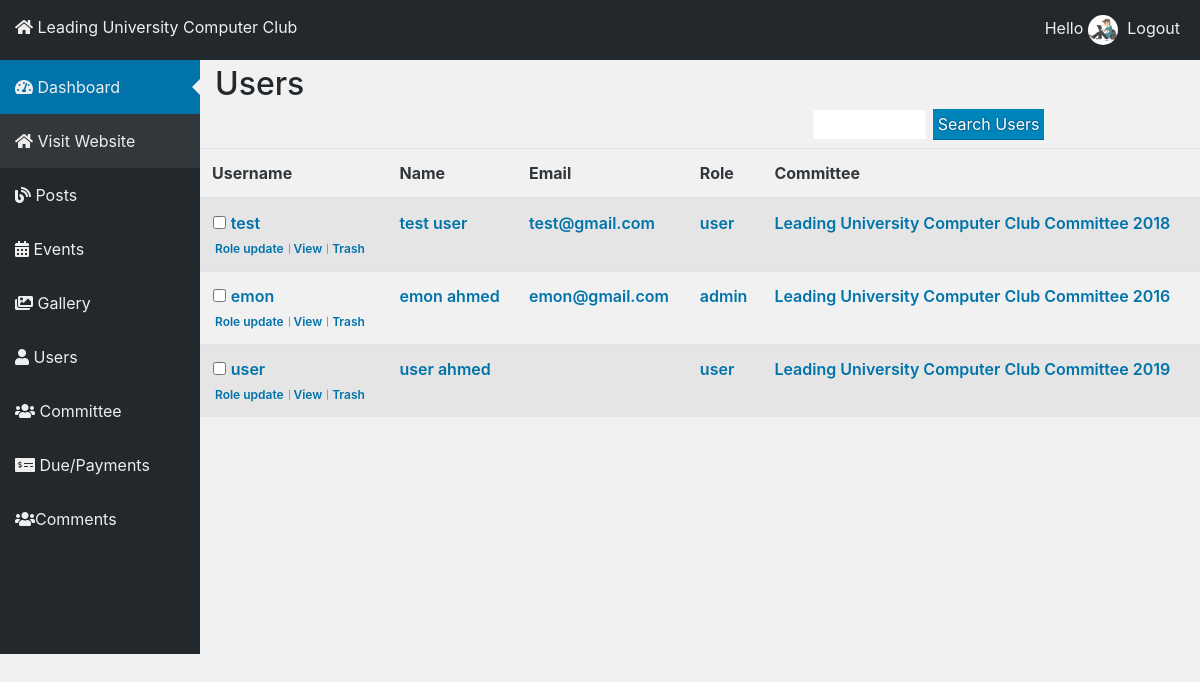
/admin/all-users.php (signed in), run on the app's committed database.
### tables this page shows
CREATE TABLE IF NOT EXISTS `tbl_user` (
  `id` int(11) NOT NULL AUTO_INCREMENT,
  `email` varchar(255) NOT NULL,
  `password` varchar(32) NOT NULL,
  `first_name` varchar(255) NOT NULL,
  `last_name` varchar(255) NOT NULL,
  `birthday` varchar(255) NOT NULL,
  `mobile_number` varchar(255) NOT NULL,
  `gender` varchar(255) NOT NULL,
  `student_id` varchar(255) NOT NULL,
  `department` varchar(350) NOT NULL,
  `batch` int(11) NOT NULL,
  `role` int(11) NOT NULL,
  `committee` varchar(500) NOT NULL,
  `bio` varchar(1000) NOT NULL,
  `image` varchar(500) NOT NULL,
  `status` varchar(350) NOT NULL,
  PRIMARY KEY (`id`)
);

### lib/Database.php (called while the page is built, shortened)
<?php
Class Database{
	public $host   = DB_HOST;
	public $user   = DB_USER;
	public $pass   = DB_PASS;
	public $dbname = DB_NAME;
	public $link;
	private function connectDB(){
	$this->link = new mysqli($this->host, $this->user, $this->pass, $this->dbname);
 }
	public function select($query){
		$result = $this->link->query($query) or die($this->link->error.__LINE__);
		if($result->num_rows > 0){
			return $result;
		} else {
			return false;
		}
	}
}

### admin/all-users.php (the view, shortened to what this page needs)
<?php include 'inc/header.php';?>
    <section class="dashboard">
        <div class="container-fluid">
            <div class="row">
            <?php include 'inc/sidebar.php';?>
                <div class="col-lg-10 col-md-9">
                    <div class="header">
                        <h2>Users</h2>
                        <div class="posts-info">
                            <div class="float-right">
                                <form>
                                    <input type="search" id="post-search-input" name="" value="">
                                    <input type="submit" id="search-submit" class="button" value="Search Users">
                                </form>
                            </div>
                        </div>
                    </div>
                    <table class="all-posts-table table table-striped">
                        <thead>
                            <tr>
                                <th scope="col">Username</th>
                                <th scope="col">Name</th>
                                <th scope="col">Email</th>
                                <th scope="col">Role</th>
                                <th scope="col">Committee</th>
                            </tr>
                        </thead>
                        <tbody>
<?php
$query = "select * from tbl_user WHERE status='Approved' order by id desc";
$category = $db->select($query);
if ($category) {
    while ($result = $category->fetch_assoc()) {
?>
                    <tr>
                        <th scope="row"><input type="checkbox">
                            <strong><a href="user-profile.php?userid=<?php echo $result['id'];?>"><?php echo $result['first_name'];?></a></strong>
                            <div class="row-actions">
                                <span class="edit">
                                <a href="user-role-update.php?userid=<?php echo $result['id'];?>">Role update</a>
                                </span>
                                <span class="view">
                                    <a href="user-profile.php?userid=<?php echo $result['id'];?>">View</a>
                                </span>
                                <span class="trash">
                                <a onclick="return confirm('are you sure to delete user!')" href="?delid=<?php echo $result['id'];?>">Trash</a>
                                </span>
                            </div>
                        </th>
                        <td><a href="#"><?php echo $result['first_name'];?> <?php echo $result['last_name'];?></a></td>
                        <td><a href="#"><?php echo $result['email'];?></a></td>
                        <td>
                            <?php
                            if($result['role']== 0){
                                echo "admin";
                            }elseif($result['role']== 1){
                                echo "user";
                            }
                            ?>
                        </td>
                        <td><?php echo $result['committee'];?></td>
                    </tr>
<?php } } ?>
                        </tbody>
                    </table>
                </div>
            </div>
        </div>
    </section>
</body></html>

### admin/inc/header.php (shortened to what this page needs)
<?php include "../lib/Database.php"; ?>
<?php
$db = new Database();
?>
<!DOCTYPE html>
<html lang="en">
<head>
    <link rel="stylesheet" type="text/css" href="css/bootstrap-grid.min.css">
    <link rel="stylesheet" type="text/css" href="css/bootstrap-reboot.min.css">
    <link rel="stylesheet" type="text/css" href="css/bootstrap.min.css">
    <link rel="stylesheet" type="text/css" href="css/fontawesome.css">
    <link rel="stylesheet" type="text/css" href="css/style.css">
    <link rel="stylesheet" type="text/css" href="css/responsive.css">
</head>
<body>
    <div class="container-fluid">
        <div class="row">
            <div class="col-lg-12 user-profile">
                <div class="float-left">
                    <p><i class="fas fa-home"></i> Leading University Computer Club</p>
                </div>
                <div class="float-right">
                    Hello
                    <a href="#"><span id="user-profile-name"> <?php echo Session::get('first_name'); ?></span>
                        <img src="../images/users/user-01.jpg" alt="" class="rounded-circle">
                    </a>
                    <a href="?action=logout" id="logout">Logout</a>
                </div>
            </div>
        </div>
    </div>

### admin/inc/sidebar.php (shortened to what this page needs)
<div class="col-lg-2 col-md-3">
                    <ul class="top">
                        <li class="active"><a href="index.php"><i class="fas fa-tachometer-alt"></i> Dashboard</a></li>
                        <li><a href="../index.php"><i class="fas fa-home"></i> Visit Website</a></li>
                    </ul>
                    <ul class="bottom">
                        <li class="has-menu-item">
                            <a href="#"><i class="fas fa-blog"></i> Posts</a>
                        </li>
                        <li class="has-menu-item">
                            <a href="#"><i class="fas fa-calendar-alt"></i> Events</a>
                        </li>
                        <li class="has-menu-item">
                            <a href="#"><i class="fas fa-images"></i> Gallery</a>
                        </li>
                        <li class="has-menu-item">
                            <a href="#"><i class="fas fa-user"></i> Users</a>
                        </li>
                        <li class="has-menu-item">
                            <a href="#"><i class="fas fa-users"></i> Committee</a>
                        </li>
                        <li class="has-menu-item">
                            <a href="#"><i class="fas fa-money-check-alt"></i> Due/Payments</a>
                        </li>
                        <li class="has-menu-item">
                            <a href="#"><i class="fas fa-users"></i>Comments</a>
                        </li>
                    </ul>
                </div>

### admin/css/style.css (style rules this page uses)
body { color: #eee; background: #F1F1F1; }
[class*=col-] { padding: 0; margin: 0; }
p { padding: 0; margin: 0; }
h1,h2,h3,h4,h5,h6 { color: #23282d; margin: 0; padding: 0; }
a { color: #eee; -webkit-transition: 0.3s ease; transition: 0.3s ease; }
li { list-style-type: none; }
.dashboard ul > li { margin-left: -40px; }
.dashboard ul > li > a { padding: 15px; }
.user-profile { background: #23282d; padding: 15px; }
.user-profile .float-right img { width: 30px; height: 30px; vertical-align: middle; }
#logout { padding: 0 5px; }
.dashboard ul.top { background: #32373C; margin: 0; }
.dashboard ul > li > a { display: block; }
.dashboard ul.top > li.active { background: #0073AA; position: relative; }
.dashboard ul > li.active::after { right: 0; border: solid 8px transparent; content: ""; height: 0; width: 0; position: absolute; pointer-events: none; border-right-color: #f1f1f1; top: 50%; margin-top: -8px; }
.dashboard ul.bottom { background: #23282D; margin: 0; height: 100%; }
.dashboard ul.bottom > li.has-menu-item { position: relative; }
.header { padding: 0 10px; }
.header h2 { display: inline-block; margin: 5px; }
.posts-info { padding: 0 0 40px 0; }
.posts-info form input[type="search"] { border: none; }
.posts-info form input[type="submit"] { border: none; cursor: pointer; }
.all-posts-table td, .all-posts-table td a, .all-posts-table th a, .all-posts-table .row-actions a { color: #0073aa; font-weight: 600; }
.all-posts-table th { color: #32373C; }
.all-posts-table .row-actions a { position: relative; font-size: 12px; margin: 0 3px; }
.all-posts-table .row-actions a::after { position: absolute; content: ''; width: 1px; height: 70%; margin: 0 5px; background: #9e9797; top: 50%; -webkit-transform: translateY(-50%); transform: translateY(-50%); }
.all-posts-table .row-actions > span:last-child a::after { width: 0px; }
input, textarea { border: 1px solid #ddd; -webkit-box-shadow: inset 0 1px 2px rgba(0,0,0,.07); box-shadow: inset 0 1px 2px rgba(0,0,0,.07); background-color: #fff; color: #32373c; outline: 0; margin: 1px; padding: 3px 5px; -webkit-transition: 50ms border-color ease-in-out; transition: 50ms border-color ease-in-out; width: 30%; }
input[type="submit"] { width: inherit; background: #0085ba; border-color: #0073aa #006799 #006799; -webkit-box-shadow: 0 1px 0 #006799; box-shadow: 0 1px 0 #006799; color: #fff; text-decoration: none; text-shadow: 0 -1px 1px #006799, 1px 0 1px #006799, 0 1px 1px #006799, -1px 0 1px #006799; cursor: pointer; }
input[type="checkbox"] { width: inherit; }

### data on the page
tbl_user: first_name "test", last_name "user", email "test@gmail.com", role "user", committee "Leading University Computer Club Committee 2018"
tbl_user: first_name "emon", last_name "ahmed", email "emon@gmail.com", role "admin", committee "Leading University Computer Club Committee 2016"
tbl_user: first_name "user", last_name "ahmed", role "user", committee "Leading University Computer Club Committee 2019"
